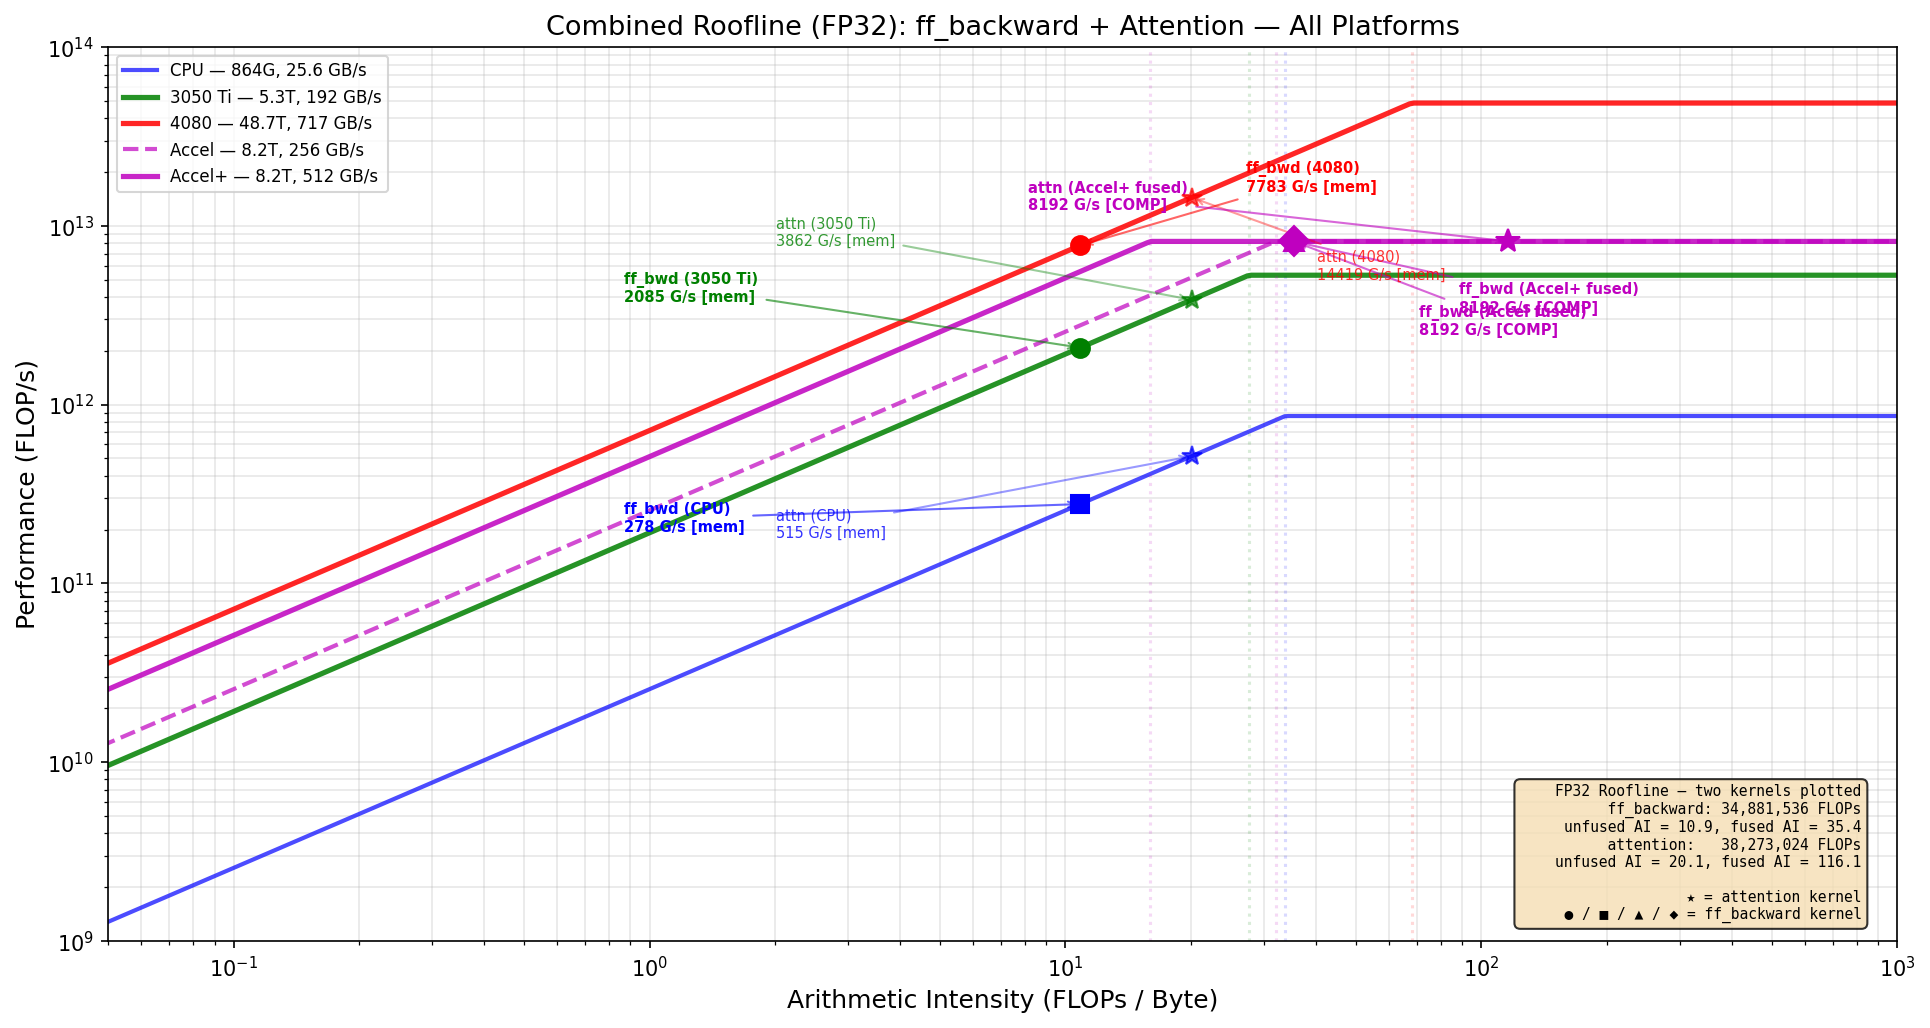

Here is the Python script that generated this plot:
"""
Roofline plot with both ff_backward and attention kernels plotted
for all platforms at FP32. Shows why Accel+ matters.
"""

import matplotlib
matplotlib.use("Agg")
import matplotlib.pyplot as plt
import numpy as np

# ============================================================
# Platform specs (FP32)
# ============================================================
cpu_peak_flops = 864e9
cpu_peak_bw    = 25.6e9
cpu_ridge      = cpu_peak_flops / cpu_peak_bw

gpu3050_peak_flops = 5.3e12
gpu3050_peak_bw    = 192e9
gpu3050_ridge      = gpu3050_peak_flops / gpu3050_peak_bw

gpu4080_peak_flops = 48.7e12
gpu4080_peak_bw    = 716.8e9
gpu4080_ridge      = gpu4080_peak_flops / gpu4080_peak_bw

accel_peak_flops = 8.192e12
accel_peak_bw    = 256e9
accel_ridge      = accel_peak_flops / accel_peak_bw

accelp_peak_flops = 8.192e12
accelp_peak_bw    = 512e9
accelp_ridge      = accelp_peak_flops / accelp_peak_bw

# ============================================================
# Kernel 1: ff_backward (FP32)
# FLOPs: 34,881,536 (4 matmuls + gelu_grad + reductions)
# ============================================================
ff_flops = 34_881_536

# Unfused: all operands loaded/stored including intermediates
ff_bytes_unfused = 803_136 * 4   # 3,212,544 bytes
ff_ai_unfused = ff_flops / ff_bytes_unfused  # 10.86 FLOP/B

# Fused: intermediates (dh_act, gelu_grad result, dh) stay in registers
# Only external inputs + final outputs touch SRAM
# Inputs:  dout(16384) + W2(16384) + h(65536) + h_act(65536) + x(16384) + W1(16384) = 196,608
# Outputs: dx(16384) + dW1(16384) + db1(256) + dW2(16384) + db2(64) = 49,472
ff_bytes_fused = (196_608 + 49_472) * 4  # 984,320 bytes
ff_ai_fused = ff_flops / ff_bytes_fused  # 35.4 FLOP/B

# ============================================================
# Kernel 2: mha_forward + mha_backward (attention, FP32)
# Config: B=4, T=64, D=64, H=4, d_head=16
# ============================================================
B, T, D, H = 4, 64, 64, 4
d_head = D // H
N_tok = B * T  # 256

# mha_forward FLOPs:
#   Q = x @ Wq:           2 * N * D * D = 2,097,152
#   K = x @ Wk:           2,097,152
#   V = x @ Wv:           2,097,152
#   scores = Q @ K.T:     B*H * 2*T*T*d_head = 16 * 2*64*64*16 = 2,097,152
#   softmax:               ~3 * B*H*T*T = 3*16*4096 = 196,608
#   ctx = attn @ V:        2,097,152
#   out = ctx @ Wo:        2,097,152
fwd_matmuls = 6 * (2 * N_tok * D * D)  # Q,K,V,scores,attn@V,Wo = but scores and attn@V have different dims
# More precisely:
fwd_qkv = 3 * (2 * N_tok * D * D)                    # 3 * 2,097,152 = 6,291,456
fwd_scores = B * H * (2 * T * d_head * T)              # 16 * 131,072  = 2,097,152
fwd_attnv = B * H * (2 * T * T * d_head)               # 16 * 131,072  = 2,097,152
fwd_wo = 2 * N_tok * D * D                             # 2,097,152
fwd_softmax = 3 * B * H * T * T                         # 196,608
mha_fwd_flops = fwd_qkv + fwd_scores + fwd_attnv + fwd_wo + fwd_softmax  # 12,779,520

# mha_backward FLOPs:
#   dctx @ Wo.T:           2 * N * D * D = 2,097,152
#   dWo = ctx.T @ dout:    2,097,152
#   dV = attn.T @ dctx:    B*H * 2*T*T*d_head = 2,097,152
#   dattn = dctx @ V.T:    2,097,152
#   softmax_backward:      ~4 * B*H*T*T = 262,144
#   dQ = dscores @ K:      2,097,152
#   dK = dscores.T @ Q:    2,097,152
#   dx = dQ@Wq.T + dK@Wk.T + dV@Wv.T:  3 * 2,097,152 = 6,291,456
#   dWq, dWk, dWv:         3 * 2,097,152 = 6,291,456
#   bias grads (bq,bk,bv,bo): 4 * N*D = 65,536
bwd_matmuls = 10 * (2 * N_tok * D * D)  # rough: most are (N,D)@(D,D) or equivalent
# More precisely:
bwd_wo = 2 * (2 * N_tok * D * D)                       # dctx@Wo.T + dWo: 4,194,304
bwd_attn = B * H * 2 * (2 * T * T * d_head)             # dV + dattn: 4,194,304
bwd_softmax = 4 * B * H * T * T                         # 262,144
bwd_qk = B * H * 2 * (2 * T * d_head * T)               # dQ + dK: 4,194,304
bwd_proj = 3 * (2 * N_tok * D * D)                      # dx components: 6,291,456
bwd_wgrad = 3 * (2 * N_tok * D * D)                     # dWq,dWk,dWv: 6,291,456
bwd_bias = 4 * N_tok * D                                 # 65,536
mha_bwd_flops = bwd_wo + bwd_attn + bwd_softmax + bwd_qk + bwd_proj + bwd_wgrad + bwd_bias
# = 4,194,304 + 4,194,304 + 262,144 + 4,194,304 + 6,291,456 + 6,291,456 + 65,536 = 25,493,504

attn_flops = mha_fwd_flops + mha_bwd_flops  # ~38,273,024

# Attention bytes (unfused): all inputs, outputs, AND intermediates
# Inputs: x(N*D), Wq,Wk,Wv,Wo(D*D each), biases(4*D)
# Intermediates: Q,K,V(N*D each), scores(B*H*T*T), attn(B*H*T*T), ctx(N*D)
#   + backward intermediates: dctx, dattn, dscores, dQ, dK, dV (same shapes)
# Outputs: out(N*D), dWq,dWk,dWv,dWo(D*D each), dbq,dbk,dbv,dbo(D each), dx(N*D)
attn_input_elems = N_tok*D + 4*D*D + 4*D                 # 33,024
attn_output_elems = N_tok*D + 4*D*D + 4*D + N_tok*D      # 49,408
attn_intermediate_elems = (
    3 * N_tok * D +          # Q, K, V
    2 * B * H * T * T +      # scores, attn
    N_tok * D +              # ctx
    # backward intermediates
    N_tok * D +              # dctx
    2 * B * H * T * T +      # dattn, dscores
    3 * N_tok * D            # dQ, dK, dV
)  # = 6*N*D + 4*B*H*T*T = 6*16384 + 4*65536 = 98,304 + 262,144 = 360,448

attn_bytes_unfused = (attn_input_elems + attn_output_elems + attn_intermediate_elems) * 4
attn_ai_unfused = attn_flops / attn_bytes_unfused

# Fused attention: only external inputs/outputs, intermediates stay on-chip
attn_bytes_fused = (attn_input_elems + attn_output_elems) * 4
attn_ai_fused = attn_flops / attn_bytes_fused

print(f"Attention FLOPs: {attn_flops:,}")
print(f"Attention unfused: {attn_bytes_unfused:,} bytes, AI = {attn_ai_unfused:.2f} FLOP/B")
print(f"Attention fused:   {attn_bytes_fused:,} bytes, AI = {attn_ai_fused:.2f} FLOP/B")

# ============================================================
# Attainable performance for each kernel on each platform
# ============================================================
def attainable(ai, peak_flops, peak_bw):
    return min(ai * peak_bw, peak_flops)

platforms = {
    "CPU":     (cpu_peak_flops, cpu_peak_bw, cpu_ridge, "b", "s"),
    "3050 Ti": (gpu3050_peak_flops, gpu3050_peak_bw, gpu3050_ridge, "g", "o"),
    "4080":    (gpu4080_peak_flops, gpu4080_peak_bw, gpu4080_ridge, "r", "o"),
    "Accel":   (accel_peak_flops, accel_peak_bw, accel_ridge, "m", "^"),
    "Accel+":  (accelp_peak_flops, accelp_peak_bw, accelp_ridge, "m", "D"),
}

# ============================================================
# Plot
# ============================================================
fig, ax = plt.subplots(figsize=(13, 7))
ai_range = np.logspace(-2, 3, 500)

# Draw rooflines
for name, (pf, pb, ridge, color, _) in platforms.items():
    style = "--" if name == "Accel" else "-"
    alpha = 0.7 if name in ("CPU", "Accel") else 0.85
    lw = 2.5 if name in ("4080", "Accel+", "3050 Ti") else 2
    roof = np.minimum(ai_range * pb, pf)
    ax.loglog(ai_range, roof, color=color, linestyle=style, linewidth=lw, alpha=alpha,
        label=f"{name} — {pf/1e12:.1f}T, {pb/1e9:.0f} GB/s" if pf >= 1e12 else f"{name} — {pf/1e9:.0f}G, {pb/1e9:.1f} GB/s")
    ax.axvline(ridge, color=color, linestyle=":", alpha=0.15)

# ---- ff_backward points ----
# CPU, 3050, 4080: unfused AI (they can't fuse)
for name in ["CPU", "3050 Ti", "4080"]:
    pf, pb, ridge, color, marker = platforms[name]
    perf = attainable(ff_ai_unfused, pf, pb)
    ax.plot(ff_ai_unfused, perf, color=color, marker=marker, markersize=9, zorder=5)
    bound = "mem" if ff_ai_unfused < ridge else "comp"
    # Annotation positions
    if name == "CPU":
        xt, yt = ff_ai_unfused * 0.08, perf * 0.7
    elif name == "3050 Ti":
        xt, yt = ff_ai_unfused * 0.08, perf * 1.8
    else:
        xt, yt = ff_ai_unfused * 2.5, perf * 2
    ax.annotate(f"ff_bwd ({name})\n{perf/1e9:.0f} G/s [{bound}]",
        xy=(ff_ai_unfused, perf), xytext=(xt, yt),
        fontsize=7, fontweight="bold", color=color,
        arrowprops=dict(arrowstyle="->", color=color, alpha=0.6))

# Accel, Accel+: fused AI
for name in ["Accel", "Accel+"]:
    pf, pb, ridge, color, marker = platforms[name]
    perf = attainable(ff_ai_fused, pf, pb)
    ax.plot(ff_ai_fused, perf, color=color, marker=marker, markersize=10, zorder=5)
    bound = "mem" if ff_ai_fused < ridge else "COMP"
    if name == "Accel":
        xt, yt = ff_ai_fused * 2, perf * 0.3
    else:
        xt, yt = ff_ai_fused * 2.5, perf * 0.4
    ax.annotate(f"ff_bwd ({name} fused)\n{perf/1e9:.0f} G/s [{bound}]",
        xy=(ff_ai_fused, perf), xytext=(xt, yt),
        fontsize=7, fontweight="bold", color=color,
        arrowprops=dict(arrowstyle="->", color=color, alpha=0.6))

# ---- attention points ----
# CPU, 3050, 4080: unfused AI
for name in ["CPU", "3050 Ti", "4080"]:
    pf, pb, ridge, color, marker = platforms[name]
    perf = attainable(attn_ai_unfused, pf, pb)
    ax.plot(attn_ai_unfused, perf, color=color, marker="*", markersize=10, zorder=5, alpha=0.7)
    bound = "mem" if attn_ai_unfused < ridge else "comp"
    if name == "CPU":
        xt, yt = attn_ai_unfused * 0.1, perf * 0.35
    elif name == "3050 Ti":
        xt, yt = attn_ai_unfused * 0.1, perf * 2
    else:
        xt, yt = attn_ai_unfused * 2, perf * 0.35
    ax.annotate(f"attn ({name})\n{perf/1e9:.0f} G/s [{bound}]",
        xy=(attn_ai_unfused, perf), xytext=(xt, yt),
        fontsize=7, color=color, alpha=0.8,
        arrowprops=dict(arrowstyle="->", color=color, alpha=0.4))

# Accel+: fused attention (Accel doesn't have softmax unit, so no attn point for it)
pf, pb, ridge, color, marker = platforms["Accel+"]
perf_attn_accelp = attainable(attn_ai_fused, pf, pb)
ax.plot(attn_ai_fused, perf_attn_accelp, color=color, marker="*", markersize=12, zorder=5)
bound = "mem" if attn_ai_fused < ridge else "COMP"
ax.annotate(f"attn (Accel+ fused)\n{perf_attn_accelp/1e9:.0f} G/s [{bound}]",
    xy=(attn_ai_fused, perf_attn_accelp),
    xytext=(attn_ai_fused * 0.07, perf_attn_accelp * 1.5),
    fontsize=7, fontweight="bold", color=color,
    arrowprops=dict(arrowstyle="->", color=color, alpha=0.6))

# Labels
ax.set_xlabel("Arithmetic Intensity (FLOPs / Byte)", fontsize=12)
ax.set_ylabel("Performance (FLOP/s)", fontsize=12)
ax.set_title("Combined Roofline (FP32): ff_backward + Attention — All Platforms", fontsize=13)
ax.legend(loc="upper left", fontsize=8)
ax.grid(True, which="both", alpha=0.3)
ax.set_xlim(0.05, 1000)
ax.set_ylim(1e9, 1e14)

# Specs box
specs = (
    "FP32 Roofline — two kernels plotted\n"
    f"  ff_backward: {ff_flops:,} FLOPs\n"
    f"    unfused AI = {ff_ai_unfused:.1f}, fused AI = {ff_ai_fused:.1f}\n"
    f"  attention:   {attn_flops:,} FLOPs\n"
    f"    unfused AI = {attn_ai_unfused:.1f}, fused AI = {attn_ai_fused:.1f}\n\n"
    "  ★ = attention kernel\n"
    "  ● / ■ / ▲ / ◆ = ff_backward kernel"
)
ax.text(0.98, 0.02, specs, transform=ax.transAxes, fontsize=7,
    verticalalignment="bottom", horizontalalignment="right",
    bbox=dict(boxstyle="round,pad=0.4", facecolor="wheat", alpha=0.8),
    family="monospace")

plt.tight_layout()
plt.savefig(
    r"C:\Users\david\OneDrive\Documents\psu\510\GitHub\codefest\cf03\profiling\all.png",
    dpi=150, bbox_inches="tight")
print("Saved all.png")
